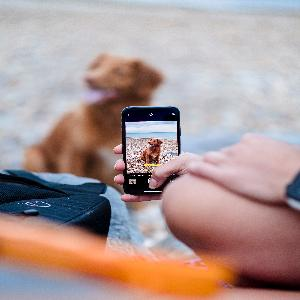
#> input picture FYPSERVER/convol/image_300.jpg, 300 x 300 px
$ python convol.py
#> lines starting #> are read from the running program, lines starting #| are printed output that depends on the picture
import time
import numpy as np

from PIL import Image, ImageFilter

im1 = Image.open("image_300.jpg")
#> im1 is the input picture: PIL image 300x300 RGB; mean R, G, B 172.5, 151.5, 148.8
timestart=time.time()
im2 = im1.filter(ImageFilter.Kernel((3, 3),
          (0, 0, 0, 0, 1, 0, 0, 0, -1), 1, 0))
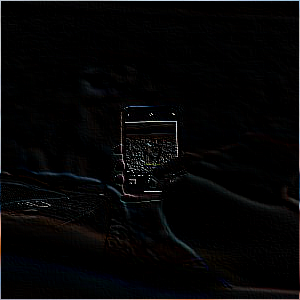
#> im2: PIL image 300x300 RGB; mean R, G, B 5.7, 5.5, 5.9

print(time.time()-timestart)
print(im2)
#| <PIL.Image.Image image mode=RGB size=300x300 at 0x7F36CE8A70D0>
print(im2.convert('RGB').getpixel((1, 6)))
#| (3, 1, 0)
print(im1.convert('RGB').getpixel((1, 6)))
#| (186, 191, 197)
